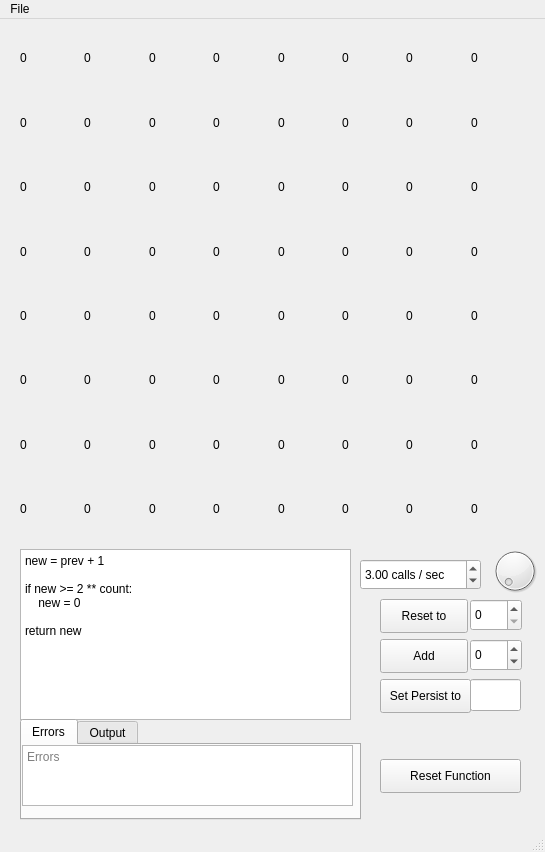
<?xml version="1.0" encoding="UTF-8"?>
<ui version="4.0">
 <class>Main</class>
 <widget class="QMainWindow" name="Main">
  <property name="geometry">
   <rect>
    <x>0</x>
    <y>0</y>
    <width>545</width>
    <height>852</height>
   </rect>
  </property>
  <property name="windowTitle">
   <string>Main</string>
  </property>
  <widget class="QWidget" name="centralwidget">
   <widget class="QDoubleSpinBox" name="rate">
    <property name="geometry">
     <rect>
      <x>360</x>
      <y>540</y>
      <width>121</width>
      <height>31</height>
     </rect>
    </property>
    <property name="suffix">
     <string> calls / sec</string>
    </property>
    <property name="decimals">
     <number>2</number>
    </property>
    <property name="minimum">
     <double>1.000000000000000</double>
    </property>
    <property name="maximum">
     <double>1000.000000000000000</double>
    </property>
    <property name="value">
     <double>3.000000000000000</double>
    </property>
   </widget>
   <widget class="QDial" name="rateDial">
    <property name="geometry">
     <rect>
      <x>490</x>
      <y>520</y>
      <width>50</width>
      <height>64</height>
     </rect>
    </property>
    <property name="minimum">
     <number>1</number>
    </property>
    <property name="maximum">
     <number>100</number>
    </property>
    <property name="value">
     <number>1</number>
    </property>
    <property name="orientation">
     <enum>Qt::Horizontal</enum>
    </property>
    <property name="invertedAppearance">
     <bool>false</bool>
    </property>
    <property name="invertedControls">
     <bool>false</bool>
    </property>
   </widget>
   <widget class="QWidget" name="gridLayoutWidget">
    <property name="geometry">
     <rect>
      <x>20</x>
      <y>10</y>
      <width>509</width>
      <height>509</height>
     </rect>
    </property>
    <layout class="QGridLayout" name="grid">
     <item row="3" column="0">
      <widget class="Led" name="led_15">
       <property name="text">
        <string>0</string>
       </property>
      </widget>
     </item>
     <item row="3" column="1">
      <widget class="Led" name="led_14">
       <property name="text">
        <string>0</string>
       </property>
      </widget>
     </item>
     <item row="1" column="3">
      <widget class="Led" name="led_10">
       <property name="text">
        <string>0</string>
       </property>
      </widget>
     </item>
     <item row="7" column="4">
      <widget class="Led" name="led_23">
       <property name="text">
        <string>0</string>
       </property>
      </widget>
     </item>
     <item row="1" column="1">
      <widget class="Led" name="led_3">
       <property name="text">
        <string>0</string>
       </property>
      </widget>
     </item>
     <item row="3" column="4">
      <widget class="Led" name="led_19">
       <property name="text">
        <string>0</string>
       </property>
      </widget>
     </item>
     <item row="2" column="4">
      <widget class="Led" name="led_18">
       <property name="text">
        <string>0</string>
       </property>
      </widget>
     </item>
     <item row="6" column="4">
      <widget class="Led" name="led_22">
       <property name="text">
        <string>0</string>
       </property>
      </widget>
     </item>
     <item row="1" column="2">
      <widget class="Led" name="led_4">
       <property name="text">
        <string>0</string>
       </property>
      </widget>
     </item>
     <item row="4" column="4">
      <widget class="Led" name="led_20">
       <property name="text">
        <string>0</string>
       </property>
      </widget>
     </item>
     <item row="2" column="1">
      <widget class="Led" name="led_7">
       <property name="text">
        <string>0</string>
       </property>
      </widget>
     </item>
     <item row="1" column="4">
      <widget class="Led" name="led_17">
       <property name="text">
        <string>0</string>
       </property>
      </widget>
     </item>
     <item row="0" column="1">
      <widget class="Led" name="led_1">
       <property name="text">
        <string>0</string>
       </property>
      </widget>
     </item>
     <item row="5" column="4">
      <widget class="Led" name="led_21">
       <property name="text">
        <string>0</string>
       </property>
      </widget>
     </item>
     <item row="0" column="4">
      <widget class="Led" name="led_16">
       <property name="text">
        <string>0</string>
       </property>
      </widget>
     </item>
     <item row="3" column="3">
      <widget class="Led" name="led_12">
       <property name="text">
        <string>0</string>
       </property>
      </widget>
     </item>
     <item row="2" column="3">
      <widget class="Led" name="led_11">
       <property name="text">
        <string>0</string>
       </property>
      </widget>
     </item>
     <item row="7" column="5">
      <widget class="Led" name="led_24">
       <property name="text">
        <string>0</string>
       </property>
      </widget>
     </item>
     <item row="1" column="0">
      <widget class="Led" name="led_2">
       <property name="text">
        <string>0</string>
       </property>
      </widget>
     </item>
     <item row="3" column="2">
      <widget class="Led" name="led_13">
       <property name="text">
        <string>0</string>
       </property>
      </widget>
     </item>
     <item row="0" column="0">
      <widget class="Led" name="led_0">
       <property name="text">
        <string>0</string>
       </property>
      </widget>
     </item>
     <item row="7" column="6">
      <widget class="Led" name="led_25">
       <property name="text">
        <string>0</string>
       </property>
      </widget>
     </item>
     <item row="2" column="2">
      <widget class="Led" name="led_6">
       <property name="text">
        <string>0</string>
       </property>
      </widget>
     </item>
     <item row="0" column="2">
      <widget class="Led" name="led_5">
       <property name="text">
        <string>0</string>
       </property>
      </widget>
     </item>
     <item row="2" column="0">
      <widget class="Led" name="led_8">
       <property name="text">
        <string>0</string>
       </property>
      </widget>
     </item>
     <item row="0" column="3">
      <widget class="Led" name="led_9">
       <property name="text">
        <string>0</string>
       </property>
      </widget>
     </item>
     <item row="7" column="7">
      <widget class="Led" name="led_26">
       <property name="text">
        <string>0</string>
       </property>
      </widget>
     </item>
     <item row="6" column="5">
      <widget class="Led" name="led_27">
       <property name="text">
        <string>0</string>
       </property>
      </widget>
     </item>
     <item row="6" column="6">
      <widget class="Led" name="led_28">
       <property name="text">
        <string>0</string>
       </property>
      </widget>
     </item>
     <item row="6" column="7">
      <widget class="Led" name="led_29">
       <property name="text">
        <string>0</string>
       </property>
      </widget>
     </item>
     <item row="5" column="7">
      <widget class="Led" name="led_30">
       <property name="text">
        <string>0</string>
       </property>
      </widget>
     </item>
     <item row="5" column="6">
      <widget class="Led" name="led_31">
       <property name="text">
        <string>0</string>
       </property>
      </widget>
     </item>
     <item row="5" column="5">
      <widget class="Led" name="led_32">
       <property name="text">
        <string>0</string>
       </property>
      </widget>
     </item>
     <item row="4" column="5">
      <widget class="Led" name="led_33">
       <property name="text">
        <string>0</string>
       </property>
      </widget>
     </item>
     <item row="4" column="6">
      <widget class="Led" name="led_34">
       <property name="text">
        <string>0</string>
       </property>
      </widget>
     </item>
     <item row="4" column="7">
      <widget class="Led" name="led_35">
       <property name="text">
        <string>0</string>
       </property>
      </widget>
     </item>
     <item row="3" column="5">
      <widget class="Led" name="led_36">
       <property name="text">
        <string>0</string>
       </property>
      </widget>
     </item>
     <item row="3" column="6">
      <widget class="Led" name="led_37">
       <property name="text">
        <string>0</string>
       </property>
      </widget>
     </item>
     <item row="3" column="7">
      <widget class="Led" name="led_38">
       <property name="text">
        <string>0</string>
       </property>
      </widget>
     </item>
     <item row="2" column="7">
      <widget class="Led" name="led_39">
       <property name="text">
        <string>0</string>
       </property>
      </widget>
     </item>
     <item row="2" column="6">
      <widget class="Led" name="led_40">
       <property name="text">
        <string>0</string>
       </property>
      </widget>
     </item>
     <item row="2" column="5">
      <widget class="Led" name="led_41">
       <property name="text">
        <string>0</string>
       </property>
      </widget>
     </item>
     <item row="1" column="5">
      <widget class="Led" name="led_42">
       <property name="text">
        <string>0</string>
       </property>
      </widget>
     </item>
     <item row="1" column="6">
      <widget class="Led" name="led_43">
       <property name="text">
        <string>0</string>
       </property>
      </widget>
     </item>
     <item row="1" column="7">
      <widget class="Led" name="led_44">
       <property name="text">
        <string>0</string>
       </property>
      </widget>
     </item>
     <item row="0" column="7">
      <widget class="Led" name="led_45">
       <property name="text">
        <string>0</string>
       </property>
      </widget>
     </item>
     <item row="0" column="6">
      <widget class="Led" name="led_46">
       <property name="text">
        <string>0</string>
       </property>
      </widget>
     </item>
     <item row="0" column="5">
      <widget class="Led" name="led_47">
       <property name="text">
        <string>0</string>
       </property>
      </widget>
     </item>
     <item row="6" column="3">
      <widget class="Led" name="led_48">
       <property name="text">
        <string>0</string>
       </property>
      </widget>
     </item>
     <item row="7" column="3">
      <widget class="Led" name="led_49">
       <property name="text">
        <string>0</string>
       </property>
      </widget>
     </item>
     <item row="7" column="2">
      <widget class="Led" name="led_50">
       <property name="text">
        <string>0</string>
       </property>
      </widget>
     </item>
     <item row="6" column="2">
      <widget class="Led" name="led_51">
       <property name="text">
        <string>0</string>
       </property>
      </widget>
     </item>
     <item row="5" column="3">
      <widget class="Led" name="led_52">
       <property name="text">
        <string>0</string>
       </property>
      </widget>
     </item>
     <item row="4" column="3">
      <widget class="Led" name="led_53">
       <property name="text">
        <string>0</string>
       </property>
      </widget>
     </item>
     <item row="4" column="2">
      <widget class="Led" name="led_54">
       <property name="text">
        <string>0</string>
       </property>
      </widget>
     </item>
     <item row="5" column="2">
      <widget class="Led" name="led_55">
       <property name="text">
        <string>0</string>
       </property>
      </widget>
     </item>
     <item row="5" column="1">
      <widget class="Led" name="led_56">
       <property name="text">
        <string>0</string>
       </property>
      </widget>
     </item>
     <item row="6" column="1">
      <widget class="Led" name="led_57">
       <property name="text">
        <string>0</string>
       </property>
      </widget>
     </item>
     <item row="7" column="1">
      <widget class="Led" name="led_58">
       <property name="text">
        <string>0</string>
       </property>
      </widget>
     </item>
     <item row="7" column="0">
      <widget class="Led" name="led_59">
       <property name="text">
        <string>0</string>
       </property>
      </widget>
     </item>
     <item row="6" column="0">
      <widget class="Led" name="led_60">
       <property name="text">
        <string>0</string>
       </property>
      </widget>
     </item>
     <item row="5" column="0">
      <widget class="Led" name="led_61">
       <property name="text">
        <string>0</string>
       </property>
      </widget>
     </item>
     <item row="4" column="0">
      <widget class="Led" name="led_62">
       <property name="text">
        <string>0</string>
       </property>
      </widget>
     </item>
     <item row="4" column="1">
      <widget class="Led" name="led_63">
       <property name="text">
        <string>0</string>
       </property>
      </widget>
     </item>
    </layout>
   </widget>
   <widget class="QPlainTextEdit" name="code">
    <property name="geometry">
     <rect>
      <x>20</x>
      <y>530</y>
      <width>331</width>
      <height>171</height>
     </rect>
    </property>
    <property name="toolTip">
     <string>This is the function that runs every step that describes what number to next
display. The syntax is standard python 3.9, with the math and numpy libraries
imported, in addition to the function bit, which takes a number and a bit
index and returns what the value is at that index. The default function adds one to the previous number, then resets it once it's gotten too big. Key
parameters are:

prev: The previous number
count: The total number of squares
rows: The number of rows in the grid
columns: The number of columns in the grid
rate: The number of calls / second specified
persist: A bonus variable that maintains it's value over successive iterations.
If you need multiple persistent variables, make it into a list or a tuple.

prev, rows, columns, and count are read-only. You can change them if you
want, but they won't do anything. To set the next number, return the number
you want to be set.</string>
    </property>
    <property name="documentTitle">
     <string/>
    </property>
    <property name="lineWrapMode">
     <enum>QPlainTextEdit::NoWrap</enum>
    </property>
    <property name="plainText">
     <string>new = prev + 1

if new &gt;= 2 ** count:
    new = 0

return new</string>
    </property>
    <property name="tabStopWidth">
     <number>15</number>
    </property>
   </widget>
   <widget class="QSpinBox" name="resetVal">
    <property name="geometry">
     <rect>
      <x>470</x>
      <y>580</y>
      <width>52</width>
      <height>32</height>
     </rect>
    </property>
    <property name="maximum">
     <number>999</number>
    </property>
   </widget>
   <widget class="QPushButton" name="resetButton">
    <property name="geometry">
     <rect>
      <x>380</x>
      <y>580</y>
      <width>88</width>
      <height>34</height>
     </rect>
    </property>
    <property name="text">
     <string>Reset to</string>
    </property>
   </widget>
   <widget class="QPushButton" name="addButton">
    <property name="geometry">
     <rect>
      <x>380</x>
      <y>620</y>
      <width>88</width>
      <height>34</height>
     </rect>
    </property>
    <property name="text">
     <string>Add</string>
    </property>
   </widget>
   <widget class="QSpinBox" name="addVal">
    <property name="geometry">
     <rect>
      <x>470</x>
      <y>620</y>
      <width>52</width>
      <height>32</height>
     </rect>
    </property>
    <property name="minimum">
     <number>-999</number>
    </property>
    <property name="maximum">
     <number>999</number>
    </property>
   </widget>
   <widget class="QPushButton" name="resetFunc">
    <property name="geometry">
     <rect>
      <x>380</x>
      <y>740</y>
      <width>141</width>
      <height>34</height>
     </rect>
    </property>
    <property name="text">
     <string>Reset Function</string>
    </property>
   </widget>
   <widget class="QPushButton" name="persistButton">
    <property name="geometry">
     <rect>
      <x>380</x>
      <y>660</y>
      <width>91</width>
      <height>34</height>
     </rect>
    </property>
    <property name="text">
     <string>Set Persist to</string>
    </property>
   </widget>
   <widget class="QLineEdit" name="persistVal">
    <property name="geometry">
     <rect>
      <x>470</x>
      <y>660</y>
      <width>51</width>
      <height>32</height>
     </rect>
    </property>
   </widget>
   <widget class="QTabWidget" name="ouput">
    <property name="geometry">
     <rect>
      <x>20</x>
      <y>700</y>
      <width>341</width>
      <height>101</height>
     </rect>
    </property>
    <property name="currentIndex">
     <number>0</number>
    </property>
    <widget class="QWidget" name="error">
     <attribute name="title">
      <string>Errors</string>
     </attribute>
     <widget class="QTextBrowser" name="errorMsg">
      <property name="geometry">
       <rect>
        <x>0</x>
        <y>0</y>
        <width>331</width>
        <height>61</height>
       </rect>
      </property>
      <property name="placeholderText">
       <string>Errors</string>
      </property>
      <property name="openLinks">
       <bool>false</bool>
      </property>
     </widget>
    </widget>
    <widget class="QWidget" name="out_2">
     <attribute name="title">
      <string>Output</string>
     </attribute>
     <widget class="QTextBrowser" name="out">
      <property name="geometry">
       <rect>
        <x>0</x>
        <y>0</y>
        <width>331</width>
        <height>61</height>
       </rect>
      </property>
      <property name="verticalScrollBarPolicy">
       <enum>Qt::ScrollBarAlwaysOn</enum>
      </property>
      <property name="sizeAdjustPolicy">
       <enum>QAbstractScrollArea::AdjustToContents</enum>
      </property>
      <property name="html">
       <string>&lt;!DOCTYPE HTML PUBLIC &quot;-//W3C//DTD HTML 4.0//EN&quot; &quot;http://www.w3.org/TR/REC-html40/strict.dtd&quot;&gt;
&lt;html&gt;&lt;head&gt;&lt;meta name=&quot;qrichtext&quot; content=&quot;1&quot; /&gt;&lt;style type=&quot;text/css&quot;&gt;
p, li { white-space: pre-wrap; }
&lt;/style&gt;&lt;/head&gt;&lt;body style=&quot; font-family:'Sans Serif'; font-size:10pt; font-weight:400; font-style:normal;&quot;&gt;
&lt;p style=&quot;-qt-paragraph-type:empty; margin-top:0px; margin-bottom:0px; margin-left:0px; margin-right:0px; -qt-block-indent:0; text-indent:0px;&quot;&gt;&lt;br /&gt;&lt;/p&gt;&lt;/body&gt;&lt;/html&gt;</string>
      </property>
      <property name="placeholderText">
       <string>Output (doesn't work)</string>
      </property>
      <property name="openLinks">
       <bool>false</bool>
      </property>
     </widget>
    </widget>
   </widget>
  </widget>
  <widget class="QMenuBar" name="menubar">
   <property name="geometry">
    <rect>
     <x>0</x>
     <y>0</y>
     <width>545</width>
     <height>30</height>
    </rect>
   </property>
   <widget class="QMenu" name="menuFile">
    <property name="title">
     <string>File</string>
    </property>
    <addaction name="save"/>
    <addaction name="saveAs"/>
    <addaction name="load"/>
   </widget>
   <addaction name="menuFile"/>
  </widget>
  <widget class="QStatusBar" name="statusbar"/>
  <action name="save">
   <property name="text">
    <string>Save Program</string>
   </property>
   <property name="shortcut">
    <string>Ctrl+S</string>
   </property>
  </action>
  <action name="saveAs">
   <property name="text">
    <string>Save Program As...</string>
   </property>
   <property name="shortcut">
    <string>Ctrl+Shift+S</string>
   </property>
  </action>
  <action name="load">
   <property name="text">
    <string>Load Program</string>
   </property>
   <property name="shortcut">
    <string>Ctrl+O</string>
   </property>
  </action>
 </widget>
 <customwidgets>
  <customwidget>
   <class>Led</class>
   <extends>QLabel</extends>
   <header location="global">led</header>
  </customwidget>
 </customwidgets>
 <resources/>
 <connections/>
</ui>
